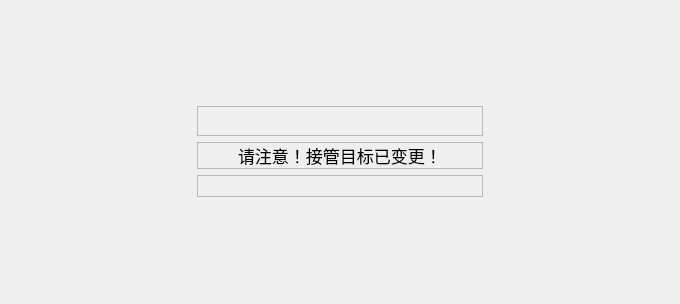
<?xml version="1.0" encoding="UTF-8"?>
<ui version="4.0">
 <class>MainCameraTipWgt</class>
 <widget class="QWidget" name="MainCameraTipWgt">
  <property name="geometry">
   <rect>
    <x>0</x>
    <y>0</y>
    <width>680</width>
    <height>304</height>
   </rect>
  </property>
  <property name="sizePolicy">
   <sizepolicy hsizetype="Fixed" vsizetype="Fixed">
    <horstretch>0</horstretch>
    <verstretch>0</verstretch>
   </sizepolicy>
  </property>
  <property name="windowTitle">
   <string>Form</string>
  </property>
  <layout class="QGridLayout" name="gridLayout">
   <item row="0" column="0">
    <widget class="baseForm" name="widget" native="true">
     <property name="sizePolicy">
      <sizepolicy hsizetype="Fixed" vsizetype="Fixed">
       <horstretch>0</horstretch>
       <verstretch>0</verstretch>
      </sizepolicy>
     </property>
     <layout class="QVBoxLayout" name="verticalLayout">
      <item>
       <widget class="QFrame" name="frame_title">
        <property name="frameShape">
         <enum>QFrame::StyledPanel</enum>
        </property>
        <property name="frameShadow">
         <enum>QFrame::Raised</enum>
        </property>
        <layout class="QGridLayout" name="gridLayout_2">
         <property name="leftMargin">
          <number>0</number>
         </property>
         <property name="topMargin">
          <number>0</number>
         </property>
         <property name="rightMargin">
          <number>0</number>
         </property>
         <property name="bottomMargin">
          <number>0</number>
         </property>
         <property name="spacing">
          <number>0</number>
         </property>
         <item row="0" column="0">
          <layout class="QHBoxLayout" name="horizontalLayout">
           <item>
            <spacer name="horizontalSpacer">
             <property name="orientation">
              <enum>Qt::Horizontal</enum>
             </property>
             <property name="sizeHint" stdset="0">
              <size>
               <width>40</width>
               <height>20</height>
              </size>
             </property>
            </spacer>
           </item>
           <item>
            <widget class="QLabel" name="label_title">
             <property name="font">
              <font>
               <pointsize>18</pointsize>
              </font>
             </property>
             <property name="text">
              <string/>
             </property>
             <property name="alignment">
              <set>Qt::AlignCenter</set>
             </property>
            </widget>
           </item>
           <item>
            <spacer name="horizontalSpacer_2">
             <property name="orientation">
              <enum>Qt::Horizontal</enum>
             </property>
             <property name="sizeHint" stdset="0">
              <size>
               <width>40</width>
               <height>20</height>
              </size>
             </property>
            </spacer>
           </item>
          </layout>
         </item>
        </layout>
       </widget>
      </item>
      <item>
       <widget class="QFrame" name="frame_text">
        <property name="frameShape">
         <enum>QFrame::StyledPanel</enum>
        </property>
        <property name="frameShadow">
         <enum>QFrame::Raised</enum>
        </property>
        <layout class="QGridLayout" name="gridLayout_3">
         <property name="leftMargin">
          <number>0</number>
         </property>
         <property name="topMargin">
          <number>0</number>
         </property>
         <property name="rightMargin">
          <number>0</number>
         </property>
         <property name="bottomMargin">
          <number>0</number>
         </property>
         <property name="spacing">
          <number>0</number>
         </property>
         <item row="0" column="0">
          <layout class="QHBoxLayout" name="horizontalLayout_2">
           <item>
            <spacer name="horizontalSpacer_3">
             <property name="orientation">
              <enum>Qt::Horizontal</enum>
             </property>
             <property name="sizeHint" stdset="0">
              <size>
               <width>40</width>
               <height>20</height>
              </size>
             </property>
            </spacer>
           </item>
           <item>
            <widget class="QLabel" name="label_tip">
             <property name="font">
              <font>
               <pointsize>13</pointsize>
              </font>
             </property>
             <property name="text">
              <string>请注意！接管目标已变更！</string>
             </property>
            </widget>
           </item>
           <item>
            <spacer name="horizontalSpacer_4">
             <property name="orientation">
              <enum>Qt::Horizontal</enum>
             </property>
             <property name="sizeHint" stdset="0">
              <size>
               <width>40</width>
               <height>20</height>
              </size>
             </property>
            </spacer>
           </item>
          </layout>
         </item>
        </layout>
       </widget>
      </item>
      <item>
       <widget class="QFrame" name="frame_btn">
        <property name="frameShape">
         <enum>QFrame::StyledPanel</enum>
        </property>
        <property name="frameShadow">
         <enum>QFrame::Raised</enum>
        </property>
        <layout class="QGridLayout" name="gridLayout_5">
         <property name="leftMargin">
          <number>0</number>
         </property>
         <property name="topMargin">
          <number>0</number>
         </property>
         <property name="rightMargin">
          <number>0</number>
         </property>
         <property name="bottomMargin">
          <number>0</number>
         </property>
         <property name="spacing">
          <number>0</number>
         </property>
         <item row="0" column="0">
          <layout class="QHBoxLayout" name="horizontalLayout_3">
           <item>
            <spacer name="horizontalSpacer_5">
             <property name="orientation">
              <enum>Qt::Horizontal</enum>
             </property>
             <property name="sizeHint" stdset="0">
              <size>
               <width>40</width>
               <height>20</height>
              </size>
             </property>
            </spacer>
           </item>
           <item>
            <spacer name="horizontalSpacer_6">
             <property name="orientation">
              <enum>Qt::Horizontal</enum>
             </property>
             <property name="sizeType">
              <enum>QSizePolicy::Fixed</enum>
             </property>
             <property name="sizeHint" stdset="0">
              <size>
               <width>40</width>
               <height>20</height>
              </size>
             </property>
            </spacer>
           </item>
          </layout>
         </item>
        </layout>
       </widget>
      </item>
     </layout>
    </widget>
   </item>
  </layout>
 </widget>
 <customwidgets>
  <customwidget>
   <class>baseForm</class>
   <extends>QWidget</extends>
   <header>Component/baseForm.h</header>
   <container>1</container>
  </customwidget>
 </customwidgets>
 <resources/>
 <connections/>
</ui>
